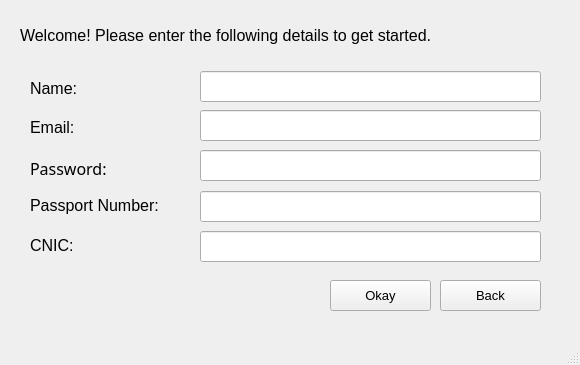
<?xml version="1.0" encoding="UTF-8"?>
<ui version="4.0">
 <class>MainWindow</class>
 <widget class="QMainWindow" name="MainWindow">
  <property name="geometry">
   <rect>
    <x>0</x>
    <y>0</y>
    <width>580</width>
    <height>365</height>
   </rect>
  </property>
  <property name="windowTitle">
   <string>MainWindow</string>
  </property>
  <widget class="QWidget" name="centralwidget">
   <widget class="QLabel" name="label">
    <property name="geometry">
     <rect>
      <x>30</x>
      <y>80</y>
      <width>71</width>
      <height>16</height>
     </rect>
    </property>
    <property name="font">
     <font>
      <family>MS Shell Dlg 2</family>
      <pointsize>12</pointsize>
      <weight>50</weight>
      <bold>false</bold>
     </font>
    </property>
    <property name="styleSheet">
     <string notr="true">color: black;</string>
    </property>
    <property name="text">
     <string>Name:</string>
    </property>
   </widget>
   <widget class="QLineEdit" name="nameSign">
    <property name="geometry">
     <rect>
      <x>200</x>
      <y>71</y>
      <width>341</width>
      <height>31</height>
     </rect>
    </property>
    <property name="text">
     <string/>
    </property>
   </widget>
   <widget class="QLineEdit" name="passportSign">
    <property name="geometry">
     <rect>
      <x>200</x>
      <y>191</y>
      <width>341</width>
      <height>31</height>
     </rect>
    </property>
   </widget>
   <widget class="QLineEdit" name="cnicSign">
    <property name="geometry">
     <rect>
      <x>200</x>
      <y>231</y>
      <width>341</width>
      <height>31</height>
     </rect>
    </property>
   </widget>
   <widget class="QPushButton" name="signUpOkay">
    <property name="geometry">
     <rect>
      <x>330</x>
      <y>280</y>
      <width>101</width>
      <height>31</height>
     </rect>
    </property>
    <property name="font">
     <font>
      <pointsize>10</pointsize>
     </font>
    </property>
    <property name="styleSheet">
     <string notr="true">color: black;</string>
    </property>
    <property name="text">
     <string>Okay</string>
    </property>
   </widget>
   <widget class="QLabel" name="label_7">
    <property name="geometry">
     <rect>
      <x>30</x>
      <y>230</y>
      <width>81</width>
      <height>31</height>
     </rect>
    </property>
    <property name="font">
     <font>
      <family>MS Shell Dlg 2</family>
      <pointsize>12</pointsize>
      <weight>50</weight>
      <bold>false</bold>
     </font>
    </property>
    <property name="styleSheet">
     <string notr="true">color: black;</string>
    </property>
    <property name="text">
     <string>CNIC:</string>
    </property>
   </widget>
   <widget class="QLabel" name="label_8">
    <property name="geometry">
     <rect>
      <x>30</x>
      <y>180</y>
      <width>181</width>
      <height>51</height>
     </rect>
    </property>
    <property name="font">
     <font>
      <family>MS Shell Dlg 2</family>
      <pointsize>12</pointsize>
      <weight>50</weight>
      <bold>false</bold>
     </font>
    </property>
    <property name="styleSheet">
     <string notr="true">color: black;</string>
    </property>
    <property name="text">
     <string>Passport Number:</string>
    </property>
   </widget>
   <widget class="QPushButton" name="signUpBack">
    <property name="geometry">
     <rect>
      <x>440</x>
      <y>280</y>
      <width>101</width>
      <height>31</height>
     </rect>
    </property>
    <property name="font">
     <font>
      <pointsize>10</pointsize>
     </font>
    </property>
    <property name="styleSheet">
     <string notr="true">color: black;</string>
    </property>
    <property name="text">
     <string>Back</string>
    </property>
   </widget>
   <widget class="QLabel" name="label_2">
    <property name="geometry">
     <rect>
      <x>30</x>
      <y>119</y>
      <width>71</width>
      <height>16</height>
     </rect>
    </property>
    <property name="font">
     <font>
      <family>MS Shell Dlg 2</family>
      <pointsize>12</pointsize>
      <weight>50</weight>
      <bold>false</bold>
     </font>
    </property>
    <property name="styleSheet">
     <string notr="true">color: black;</string>
    </property>
    <property name="text">
     <string>Email:</string>
    </property>
   </widget>
   <widget class="QLineEdit" name="emailSign">
    <property name="geometry">
     <rect>
      <x>200</x>
      <y>110</y>
      <width>341</width>
      <height>31</height>
     </rect>
    </property>
    <property name="text">
     <string/>
    </property>
   </widget>
   <widget class="QLabel" name="label_5">
    <property name="geometry">
     <rect>
      <x>30</x>
      <y>160</y>
      <width>91</width>
      <height>16</height>
     </rect>
    </property>
    <property name="font">
     <font>
      <family>Lucida Handwriting</family>
      <pointsize>12</pointsize>
      <weight>50</weight>
      <bold>false</bold>
     </font>
    </property>
    <property name="styleSheet">
     <string notr="true">color: black;</string>
    </property>
    <property name="text">
     <string>Password:</string>
    </property>
   </widget>
   <widget class="QLineEdit" name="passSign">
    <property name="geometry">
     <rect>
      <x>200</x>
      <y>150</y>
      <width>341</width>
      <height>31</height>
     </rect>
    </property>
   </widget>
   <widget class="QLabel" name="label_3">
    <property name="geometry">
     <rect>
      <x>20</x>
      <y>20</y>
      <width>531</width>
      <height>31</height>
     </rect>
    </property>
    <property name="font">
     <font>
      <pointsize>12</pointsize>
     </font>
    </property>
    <property name="styleSheet">
     <string notr="true">color: black;</string>
    </property>
    <property name="text">
     <string>Welcome! Please enter the following details to get started.</string>
    </property>
   </widget>
  </widget>
  <widget class="QMenuBar" name="menubar">
   <property name="geometry">
    <rect>
     <x>0</x>
     <y>0</y>
     <width>580</width>
     <height>26</height>
    </rect>
   </property>
  </widget>
  <widget class="QStatusBar" name="statusbar"/>
 </widget>
 <resources/>
 <connections/>
</ui>
